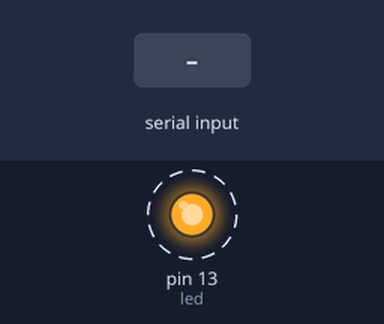
Bench run of a sketch on a simulated Arduino Uno, built with avr-gcc and run on an emulated ATmega328P. Shown: output pins drawn as LEDs (lit = HIGH). Dashed ring = blinking. The inputs (shaded band) are chosen by the test bench. What the sketch prints to the serial monitor is not drawn.

Above: at 6.8 s.
6.9 s: "1" received over the second serial link
Timing chart, 0 to 16.4 s (numbered marks = the images above; inputs shaded):
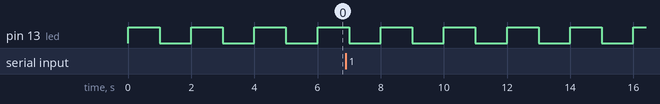

The sketch:

BT_Char_Read.ino
```cpp
/*
  Simple character read.  This is looking for an "H" or and "L"
  and will set the LED tied to the given pin on or off.

  "SoftwareSerial" is a library that does a bit-bang USART interface on
  any two digital GPIOs on an arduino.  This allows you to leave the
  primary USART for debugging.

  This routine setups a USART on pins 2 and 4 named "bluetooth".  It then
  setups up this uart at 9600 baud.  In the loop, it checks to see if a
  character has arrived, and then reads it.

  The LED13 (built in LED) is blinked to show the program is running.  This
  blink can be moved inside the bluetooth if statement for debugging, or
  the normal serial pipe can be used.
*/

#include <SoftwareSerial.h>

//receiver
int led = 13;
unsigned char incomingByte;

// HC-05
SoftwareSerial bluetooth(2,4);  // RX, TX

void setup() {
  Serial.begin(9600);
  Serial.println("Serial setup complete.");
  pinMode(led, OUTPUT);
  // Setup the HC-05 bluetooth device
  // (HC)=(Uno).  VCC=5V, GND=GND, TX=RX(pin2),
  // RX=DNC! (possible damage if 5V Uno TX drives to HC-05)
  bluetooth.begin(9600);
}

void loop() {
  digitalWrite(led,HIGH);
  delay(1000);
  digitalWrite(led,LOW);
  delay(1000);
  if (bluetooth.available()) {
    incomingByte = (unsigned char) bluetooth.read();
    Serial.write(incomingByte);
  }
}
```

Measured:
- by itself, pin 13 (led): alternates HIGH for 1.0 s and LOW for 1.0 s
